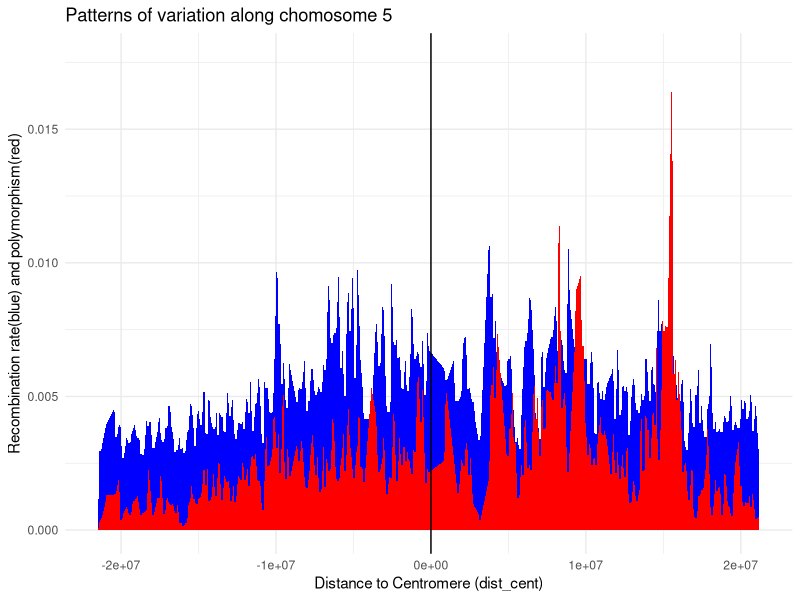
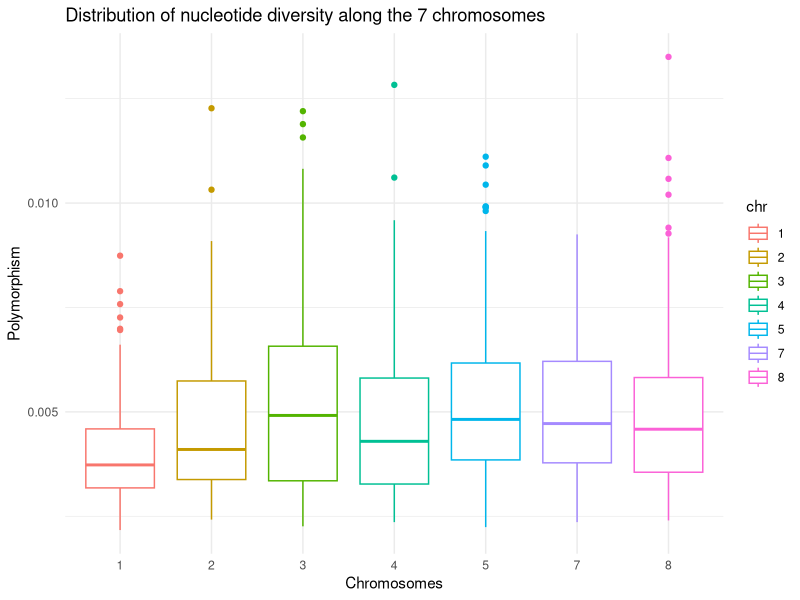
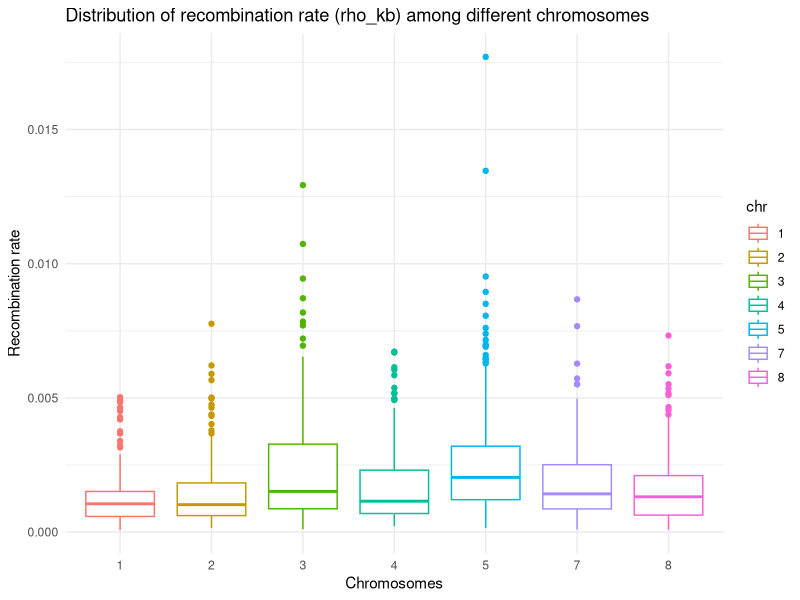
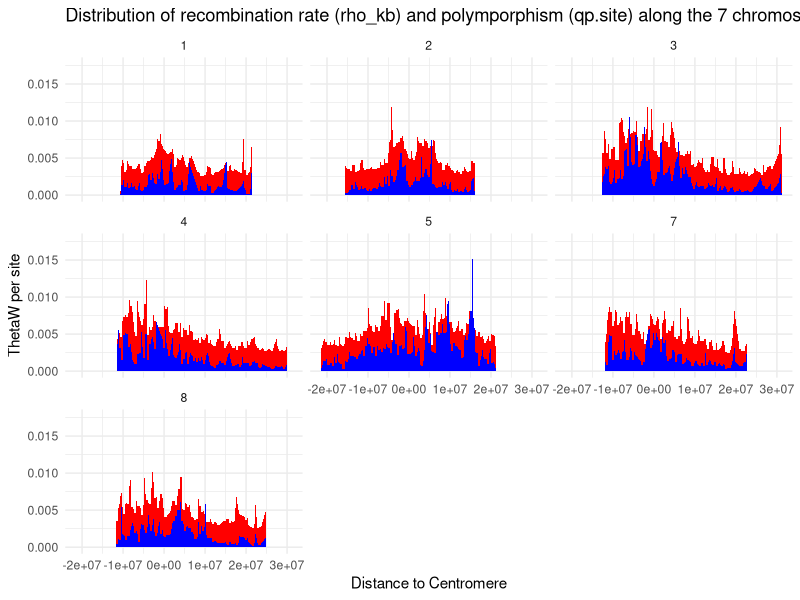
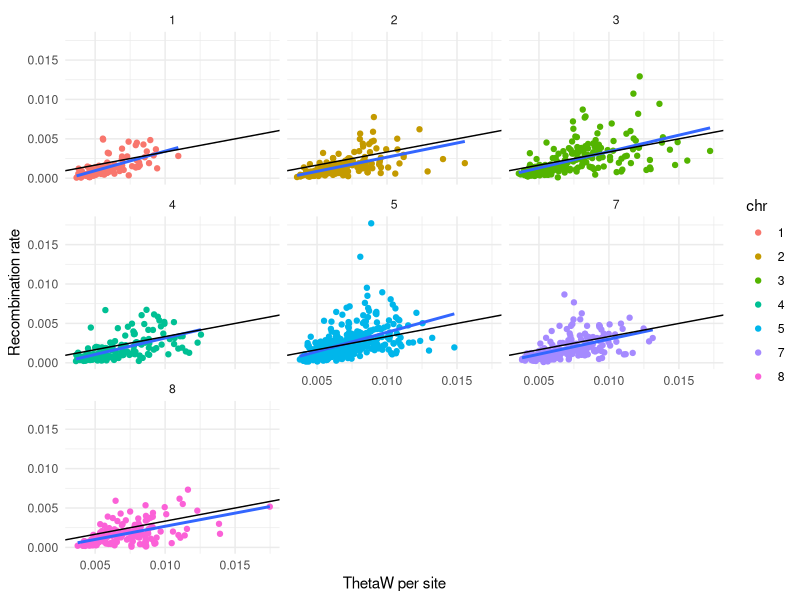

Reproduce these figures in R, in order. (Note: this script raises an error after producing the figures.)
## ---- chunk 1
library(tidyverse)
library(car)
library(boot)

d = read.csv("Data_Mt_DSBionf.csv", header = T)
d$chr <- as.factor(d$chr) # easier to work with
d$rho_kb <- d$rho_kb/1000 # divide by 1000 so rho_kb and qp.site has the same scale
n <- nrow(d)
d
## ---- chunk 2
summary(d$LdH_SNPs)
## ---- chunk 3
d <- filter(d, LdH_SNPs > 297)
1-nrow(d)/n
## ---- chunk 4

d_chr5 <- filter(d, chr==5) # chromosome 5

ggplot(d_chr5, aes(x=dist_cent)) +
  geom_area(aes(y=qp.site), fill="blue") +
  geom_area(aes(y=rho_kb), fill="red") +
  theme_minimal() +
  labs(title="Patterns of variation along chomosome 5") +
  xlab("Distance to Centromere (dist_cent)") +
  ylab("Recombination rate(blue) and polymorphism(red)") +
  geom_vline(xintercept = 0, lty=1)
## ---- chunk 5
ggplot(d, aes(x=chr, y=qp.site)) + # using all chromosomes from dataset
  geom_boxplot(aes(color=chr)) +
  theme_minimal() +
  labs(title="Distribution of nucleotide diversity along the 7 chromosomes") +
  xlab("Chromosomes") +
  ylab("Polymorphism")
## ---- chunk 6
ggplot(d, aes(x=chr, y=rho_kb)) +
  geom_boxplot(aes(color=chr)) +
  theme_minimal() +
  labs(title="Distribution of recombination rate (rho_kb) among different chromosomes") +
  xlab("Chromosomes") +
  ylab("Recombination rate")
## ---- chunk 7
ggplot(d, aes(x=dist_cent)) +
  geom_area(aes(y=qp.site), fill="red") +
  geom_area(aes(y=rho_kb), fill="blue") +
  theme_minimal() +
  labs(title="Distribution of recombination rate (rho_kb) and polymporphism (qp.site) along the 7 chromosomes") +
  xlab("Distance to Centromere") +
  ylab("ThetaW per site") +
  facet_wrap(~chr)
## ---- chunk 8
summary(d$qp.site)
## ---- chunk 9
summary(d$rho_kb)
## ---- chunk 10
# function to obtain R-Squared from the data. From: https://www.statmethods.net/advstats/bootstrapping.html
rsq <- function(formula, data, indices) {
  d <- data[indices,]
  fit <- lm(formula, data=d)
  return(summary(fit)$r.square)
} 
## ---- chunk 11

d_mm <- d %>%
  group_by(chr) %>%
  select(chr, rho_kb, rho_theta, qw.site)

unique(select(d, chr), incomparables=FALSE) # chr: 1-5, 7-8

mmsd <- data.frame(chr1=0.0,chr2=0.0,chr3=0.0,chr4=0.0,chr5=0.0,chr7=0.0,chr8=0.0)

# calculate means, median, standard deviation and ci
calc_mmsd = function(){
              for(i in 1:7){
                chr_i <- filter(d_mm, chr==i)$rho_kb
                chr_i_plus <- filter(d_mm, chr==i+1)$rho_kb
                n <- length(chr_i)
                if(i==6 || i==7){
                  mmsd["median",i] <- median(chr_i_plus)
                  # bootstrapping with 100 replications 
                  boot <- boot(data=d_mm, statistic=rsq, R=100, formula=rho_kb~chr==i+1)
                  mmsd["2.5%",i] <- confint(boot)[1] # lower bound for CI
                  mmsd["97.5%",i] <- confint(boot)[2] # upper bound for CI
                } else {
                  mmsd["median",i] <- median(chr_i)
                  boot <- boot(data=d_mm, statistic=rsq, R=100, formula=rho_kb~chr==i)
                  mmsd["2.5%",i] <- confint(boot)[1]
                  mmsd["97.5%",i] <- confint(boot)[2]
                }
              }
            return(mmsd[-1,])
            }

mmsd <- calc_mmsd()
mmsd

## ---- chunk 12
# assertion: high selfing rate (rho_theta) => (rho_kb)/3 = mutations

rrm <- mmsd[1:3,]
rownames(rrm) <- c("recombination rate median","ratio median", "mutation median")

# calculate medians
calc_rrm = function(){
              for(i in 1:7){
                chr_i <- filter(d_mm, chr==i)
                chr_i_plus <- filter(d_mm, chr==i+1)
                if(i==6 || i==7){
                  rrm["recombination rate median",i] <- median(chr_i_plus$rho_kb)
                  rrm["ratio median",i] <- median(chr_i_plus$rho_theta)
                  rrm["mutation median",i] <- median(chr_i_plus$qw.site)
                } else {
                  rrm["recombination rate median",i] <- median(chr_i$rho_kb)
                  rrm["ratio median",i] <- median(chr_i$rho_theta)
                  rrm["mutation median",i] <- median(chr_i$qw.site)
                }
              }
              return(rrm)
}

rrm <- calc_rrm()
rrm

## ---- chunk 13
select(rrm, chr3)[3,]/select(rrm, chr3)[1,]
select(rrm, chr5)[3,]/select(rrm, chr5)[1,]
## ---- chunk 14
# rho_theta - ratio 
# rho_kb - recombination 

d_rrm <- select(d, chr, rho_theta, rho_kb, qw.site, dist_cent) %>%
  group_by(chr)

ggplot(data=d_rrm, aes(x=qw.site, y=rho_kb)) +
  geom_point(aes(color=chr)) +
  geom_smooth(method='lm', se=F) +
  geom_abline(slope=1/3) +
  theme_minimal() +
  xlab("ThetaW per site") +
  ylab("Recombination rate") +
  facet_wrap(~chr)
## ---- chunk 15
glm_all = glm(qp.site~rho_kb*chr*gene_dens, data=d) # using glm because lm is very sensitive to order
Anova(glm_all, type = 2)
## ---- chunk 16
calc_rsquared = function(d, var_list){
  df <- data.frame("Type"=c("rho_kb", "chr", "gene_dens"), "R squared" = c(0,0,0))
  model_r = lm(qp.site~rho_kb, data=d)
  model_c = lm(qp.site~chr, data=d)
  model_g = lm(qp.site~gene_dens, data=d)
  df$R.squared[1] <- summary(model_r)$r.squared
  df$R.squared[2] <- summary(model_c)$r.squared
  df$R.squared[3] <- summary(model_g)$r.squared
  return(df)
}

R.squared_df <- calc_rsquared(d)
R.squared_df
## ---- chunk 17
barplot(R.squared_df$R.squared, names.arg=R.squared_df$Type, ylab="R^2", main="R^2 with qp.site as response variable", col=R.squared_df$Type)
## ---- chunk 18
ggplot(data=d, aes(x=rho_kb, y=qp.site)) +
  geom_point(aes(color=chr)) +
  geom_smooth(method="lm", se = FALSE) +
  labs(title="qp.site~rho_kb along chromosomes") +
  xlab("Recombination Rate") +
  ylab("Nucleotide diversity") +
  theme_minimal() +
  facet_wrap(~chr)
## ---- chunk 19
ggplot(data=d, aes(x=gene_dens, y=qp.site)) +
  geom_point(aes(color=chr)) +
  geom_smooth(method="lm", se = FALSE) +
  labs(title="qp.site~gene_dens along chromosomes") +
  xlab("Gene density") +
  ylab("Nucleotide diversity") +
  theme_minimal() +
  facet_wrap(~chr)
## ---- chunk 20
ggplot(data=d, aes(x=qw.site, y=qp.site)) +
  geom_point(aes(color=chr)) +
  geom_smooth(method="lm", se = FALSE) +
  labs(title="qp.site~qw.site along chromosomes") +
  xlab("ThetaW per site") +
  ylab("Nucleotide diversity") +
  theme_minimal() +
  facet_wrap(~chr)
## ---- chunk 21
lm_thetaw = lm(qp.site~qw.site, data=d)
summary(lm_thetaw)$r.squared
## ---- chunk 22
# among the 5% least polymorphic windows, the upper bound is:
five_percent_upper <- max(sort(d$qp.site, decreasing=FALSE)[1:(nrow(d)/100*5)])

# least polymorphic windows  
least_pol_win <- filter(d, qp.site <= five_percent_upper)

# gene density estimated as the proportion of window that is predicted to be coding (percentage).
ggplot(data=least_pol_win, aes(x=chr, y=gene_dens)) +
  geom_point(aes(color=chr)) +
  labs(title="Selective sweep along chromosomes") +
  ylab("Gene density") +
  xlab("Chromosome") +
  theme_minimal()
## ---- chunk 23
barplot(least_pol_win$gene_dens, names.arg=least_pol_win$chr, col=least_pol_win$chr,
        ylab="Gene density", xlab="Chromosome", main="Selective sweep along chromosomes")
## ---- chunk 24
# Group windows into larger segments compromising 20 windows and count the number of windows containing least polymorphic in each segment. Since we have 1409 different windows (after filtering) which is the same as the number of rows, we will just split the data set in equal parts (with 20 rows in each): 1880/20 = 70 segments/groups.

group_size <- round(nrow(d)/20, digits=0) # 70

d <- d %>%
          mutate(segment=sample(group_size, size=nrow(d), replace = T, prob = NULL))

least_seg_df <- data.frame(unique(select(d, segment), incomparables=FALSE))

# function that calculate the mean value for getting a least polymorphic window per segment
calc_mean_least_in_segment <- function(df){
  res = c(1:group_size)
  for(i in 1:group_size){
    res[i] <- nrow(filter(df, segment==i))
  }
  return(mean(res))
}

calc_mean_least_in_segment(least_seg_df)
## ---- chunk 25
bin_test = dbinom(x=1:group_size, size=group_size, prob=0.2) # 1/20=0.05
# null distribution for the test statistic
null_df = data.frame(chr=as.factor(sample(c(1:5,7:8), 70, replace=T)),
                     segment=1:group_size, pvalue=bin_test)
null_df
## ---- chunk 26
# Visualizing the null distribution
ggplot(null_df, aes(x=segment, y=pvalue, color=chr)) +
  geom_col() +
  labs(title="Null distribution for the test statistic along the 7 chromosomes") +
  ylab("Probability (p-value)") +
  xlab("Segment/groups") +
  theme_minimal() +
  xlim(c(0,30))
## ---- chunk 27
# This function verifies that all segments/groups have a probability higher than 0 for a window with low diversity will occur.
verify_random_dist = function(d){
  res = c(1:7)
  for(i in c(1:5,7:8)){
    if(nrow(filter(filter(d, chr==(i)), pvalue <= 0)) != 0){
      p = paste(c("The location of least polymorphic windows in Chromosome ", i, " is NOT randomly
                  distributed"), collapse="")
      print(p)
    } else {
      p = paste(c("The location of least polymorphic windows in Chromosome ", i, " is randomly distributed"), collapse="")
      print(p)
    }
  }
}

verify_random_dist(null_df)
## ---- chunk 28
# linear model with nucleotide diversity as response varable and Tajima's D as explanatory variable.
lm_tqp = lm(TajimasD~qp.site, data=d)
summary(lm_tqp)$r.squared # R^2 = 0.4749

ggplot(d, aes(x=TajimasD, y=qp.site)) +
  geom_point(aes(color=chr)) +
  geom_smooth(method="lm", se = FALSE) +
  labs(title="qp.site~TajimasD along chromosomes with R^2=0.4749") +
  xlab("Tajima's D") +
  ylab("Nucleotide diversity") +
  theme_minimal() +
  facet_wrap(~chr) +
  geom_vline(xintercept = 0, lty=2)
## ---- chunk 29
lm_tajima = lm(TajimasD~gene_dens, data=d)
summary(lm_tajima)$r.squared
